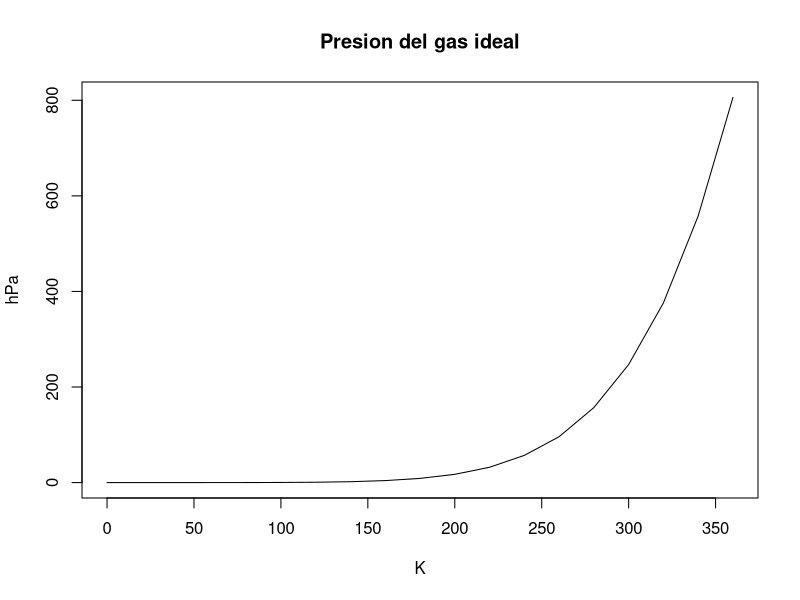
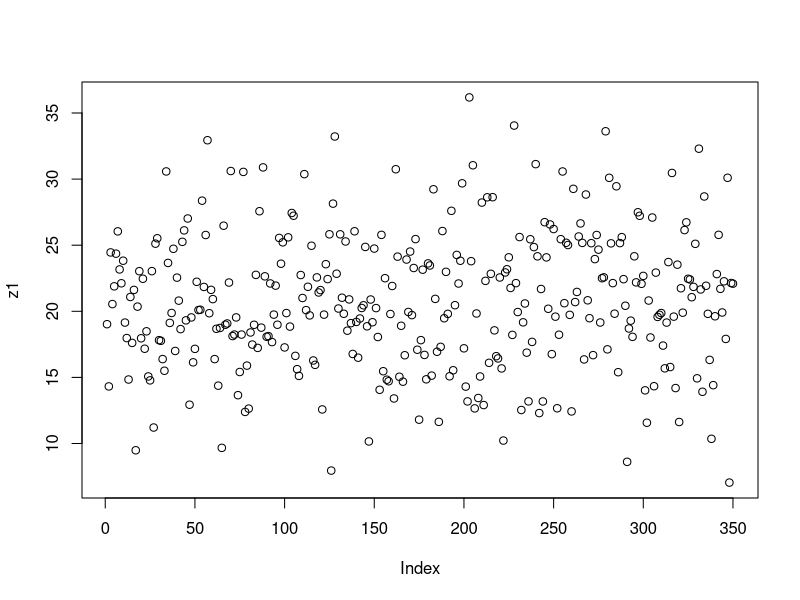
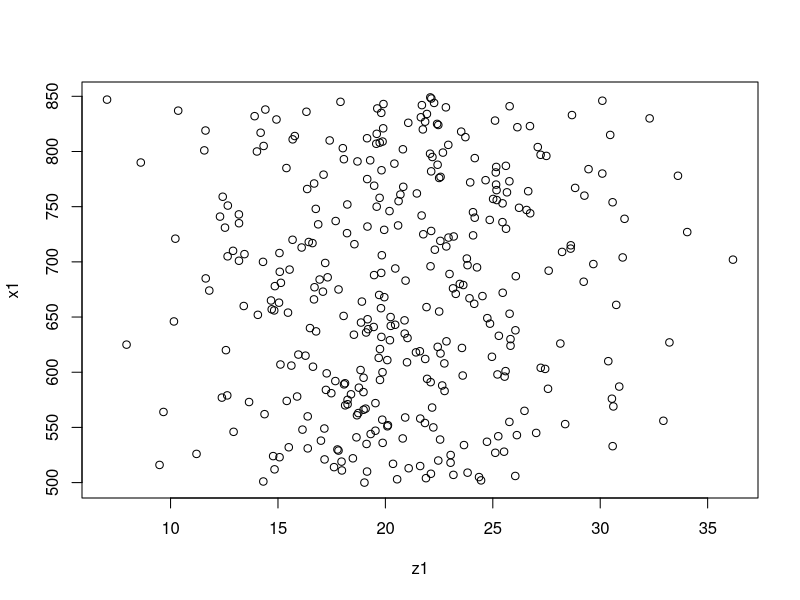
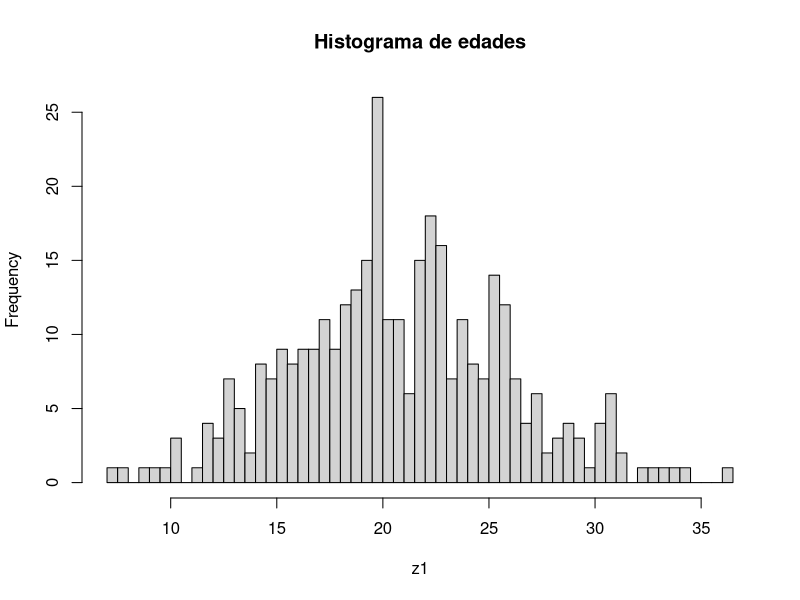
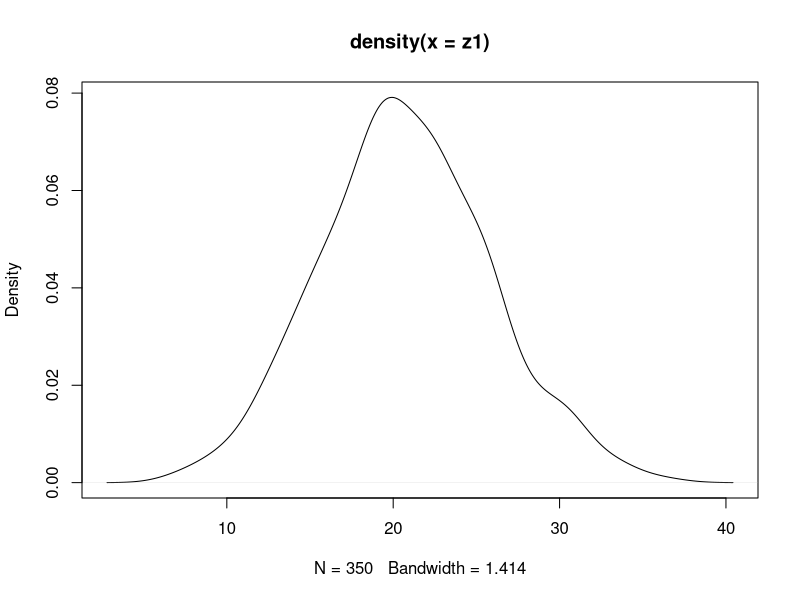
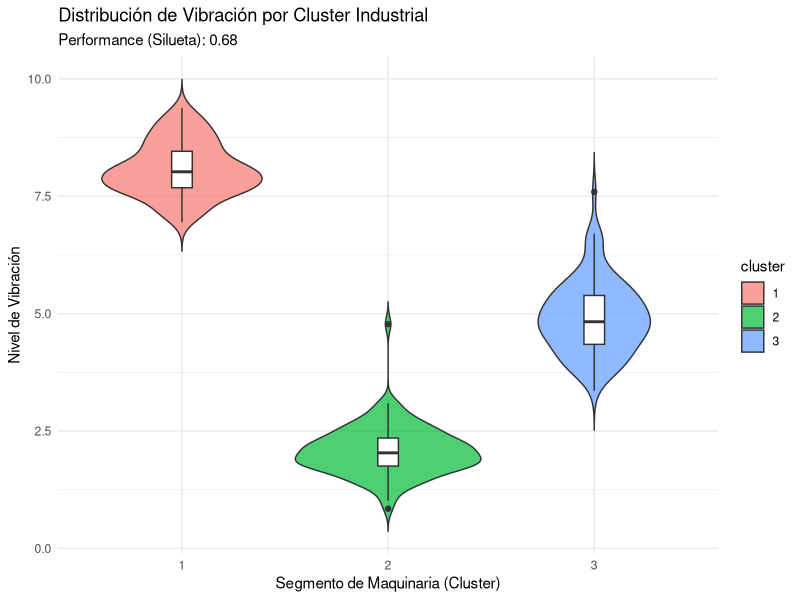

Reproduce these figures in R, in order.
## ---- chunk 1
knitr::opts_chunk$set(echo = TRUE)
## ---- chunk 2
A=38
A=40
B=60
C=B-A
C
## ---- chunk 3
summary(cars)
## ---- chunk 4
plot(pressure,main="Presion del gas ideal",ylab="hPa",xlab="K",type="l")
## ---- chunk 5
z1<-rnorm(350,21,5)
z1
## ---- chunk 6
plot(z1)
w1<-length(z1)
w1
x1<-(500:849)
x1
plot(z1,x1)
## ---- chunk 7
hist(z1,main="Histograma de edades",breaks=50)
## ---- chunk 8
density(z1)
## ---- chunk 9
plot(density(z1))
## ---- chunk 10
DNI=546
## ---- chunk 11
Secuencia_dni<-(1:546)
Secuencia_dni
## ---- chunk 12
total<-0
Valor_final<-length(Secuencia_dni)
for(i in 1:Valor_final) {
total<-total+i
}
total
## ---- chunk 13
inicio<-Sys.time()
total<-0
Valor_final<-length(Secuencia_dni)
for(i in 1:Valor_final){
  total<-total+i
}
total
final<-Sys.time()
final-inicio
## ---- chunk 14
#  Generar secuencia con bucle 'for' 
# Primero inicializamos el vector 
system.time({
  A <- 0
  for (i in 1:50000) {
    A[i] <- (i * 2)
  }
})
# Verificamos los resultados
head(A)
tail(A)


system.time({
  B <- seq(from = 2, to = 100000, by = 2)
})

# Verificamos los resultados
head(B)
tail(B)

## ---- chunk 15
# Definimos la cantidad de elementos de la serie que queremos calcular
n <- 30  

#  Método 1: Bucle 'for' con pre-asignación 
system.time({
  fib <- numeric(n)
  fib[1] <- 0
  fib[2] <- 1
  
  for (i in 3:n) {
    fib[i] <- fib[i-1] + fib[i-2]
  }
})

# Ver los primeros resultados
print("Primeros números de la serie:")
head(fib, 10)

#  Método 2: Función Recursiva 

fib_recursiva <- function(k) {
  if (k == 0) return(0)
  if (k == 1) return(1)
  return(fib_recursiva(k - 1) + fib_recursiva(k - 2))
}

print("Tiempo ejecución recursiva:")
system.time({
  # Calculamos el elemento n de forma individual
  resultado_rec <- fib_recursiva(n)
})

## ---- chunk 16
# --- Resolver consigna con bucle 'while' ---

# Inicializamos la serie según la definición matemática
fib <- c(0, 1)
i <- 2 # Empezamos el conteo de iteraciones/posiciones

system.time({
  # El bucle sigue mientras el último número generado sea <= 1.000.000
  while (fib[i] <= 1000000) {
    i <- i + 1
    # Definición recurrente: f(n+1) = f(n) + f(n-1)
    fib[i] <- fib[i-1] + fib[i-2]
  }
})

# --- Resultados ---
cat("El primer número mayor a 1.000.000 es:", fib[i], "\n")
cat("Se necesitaron", i - 1, "iteraciones (pasos) para superarlo.\n")

# Mostramos los últimos elementos para verificar
tail(fib)
## ---- chunk 17

set.seed(123) 
vector_desordenado <- sample(1:1000, 1000)

# --- 2. Implementación del Método Burbuja ---
bubble_sort <- function(x) {
  n <- length(x)
  # El bucle externo recorre todo el vector
  for (i in 1:(n - 1)) {
    # El bucle interno compara pares adyacentes
    for (j in 1:(n - i)) {
      if (x[j] > x[j + 1]) {
        # Intercambio de posición (el "burbujeo")
        temp <- x[j]
        x[j] <- x[j + 1]
        x[j + 1] <- temp
      }
    }
  }
  return(x)
}

# --- 3. Medimos Performance del Burbuja vs R Nativo ---

cat("Tiempo con Método Burbuja:\n")
system.time({
  vector_ordenado_burbuja <- bubble_sort(vector_desordenado)
})

cat("\nTiempo con función sort() nativa de R:\n")
system.time({
  vector_ordenado_R <- sort(vector_desordenado)
})

## ---- chunk 18
# Límite de la suma (1*10^7)
n <- 1e7 

# --- MÉTODO 1: (Bucle For) ---
system.time({
  suma_iterativa <- 0
  for (i in 1:n) {
    suma_iterativa <- suma_iterativa + i
  }
})
cat("Resultado Suma Iterativa:", suma_iterativa, "\n")

# --- MÉTODO 2: La "Estrategia de Newton/Gauss" (Fórmula Analítica) ---
#(n * (n + 1)) / 2
system.time({
  suma_analitica <- (n * (n + 1)) / 2
})
cat("Resultado Suma Analítica:", suma_analitica, "\n")
## ---- chunk 19

library(ggplot2)
library(cluster)


set.seed(123)
vibracion <- c(rnorm(100, 2, 0.5), rnorm(100, 5, 0.8), rnorm(100, 8, 0.6))
temperatura <- c(rnorm(100, 30, 5), rnorm(100, 50, 7), rnorm(100, 70, 5))
df <- data.frame(vibracion, temperatura)

# Escalamiento
df_scaled <- scale(df)

# 2. Ejecución de K-means (k=3)
fit <- kmeans(df_scaled, centers = 3, nstart = 25)
df$cluster <- as.factor(fit$cluster)

# 3. Medición de Performance: Coeficiente de Silueta
sil <- silhouette(fit$cluster, dist(df_scaled))
avg_sil <- mean(sil[, 3])
cat("El coeficiente de silueta promedio es:", avg_sil)

# 4. Visualización con Gráfico de Violín
ggplot(df, aes(x = cluster, y = vibracion, fill = cluster)) +
  geom_violin(trim = FALSE, alpha = 0.7) +
  geom_boxplot(width = 0.1, fill = "white") +
  labs(title = "Distribución de Vibración por Cluster Industrial",
       subtitle = paste("Performance (Silueta):", round(avg_sil, 2)),
       x = "Segmento de Maquinaria (Cluster)",
       y = "Nivel de Vibración") +
  theme_minimal()


## ---- chunk 20
val <- 546

datos <- c(val, 10, 15, 
           2, 5, 8, 
           7, 1, 9)

A <- matrix(datos, nrow = 3, ncol = 3, byrow = TRUE)

cat("### Matriz Original (A):\n")
print(A)

determinante <- det(A)
cat("\nDeterminante de la matriz:", determinante, "\n")

if (determinante != 0) {
  A_inversa <- solve(A)
  cat("\n### Matriz Inversa (A^-1):\n")
  print(A_inversa)
  
  identidad <- round(A %*% A_inversa, 2)
  cat("\n### Verificación (A * A^-1 = Identidad):\n")
  print(identidad)
} else {
  cat("\nLa matriz es singular y no tiene inversa.")
}
